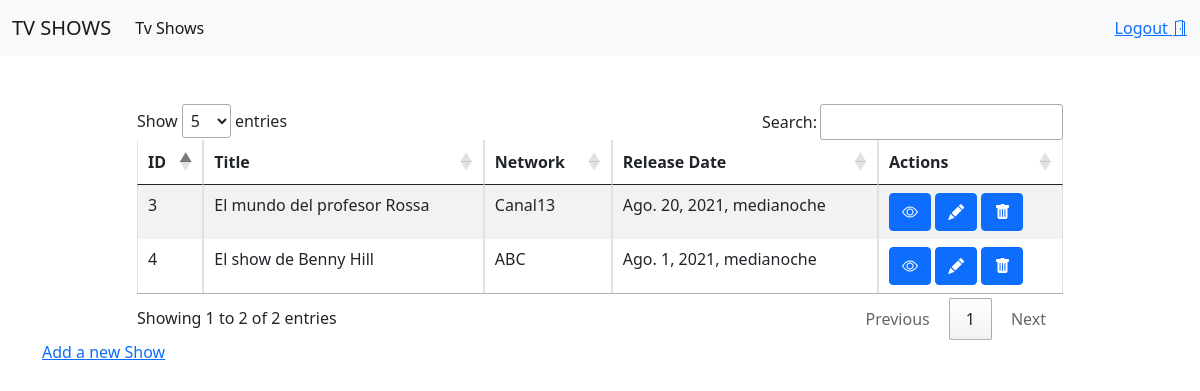
Screenshot of / (signed in) with the database file from the repository.
### app_shows/models.py (models this page shows)
class Show(models.Model):
    title = models.CharField(max_length=50,unique=True)
    release_date = models.DateTimeField()
    network= models.ForeignKey(Network,  related_name="shows", on_delete = models.CASCADE)
    descr= models.CharField(max_length=255)
    created_at = models.DateTimeField(auto_now_add=True)
    updated_at = models.DateTimeField(auto_now=True)
    objects = ShowManager()

class Network(models.Model):
    name = models.CharField(max_length=50,unique=True)
    created_at = models.DateTimeField(auto_now_add=True)
    updated_at = models.DateTimeField(auto_now=True)

### app_shows/decorators.py (the view)
    def wrapper(request,*args, **kwargs):
        if 'user' not in request.session:
            return redirect('/register')
        respuesta = func(request,*args, **kwargs)
        return respuesta

### app_shows/views.py (called while the page is built)
@login_required
def index(request):
    shows=Show.objects.all()
    logout='Logout'
    context = {
        "shows":shows,
        "logout":logout
    }
    return render(request, 'index.html', context)

### app_shows/templates/index.html (shortened to what this page needs)
{% extends './base.html' %}
{% block content %}
<div class="container mt-5">
    <div class="row">
        <div class="col"></div>
        <div class="col-10">
            <div class="table-responsive">
                <table id="shows" class="table table-striped table-bordered" width="100%" >
                    <thead>
                        <tr>
                            <th>ID</th>
                            <th>Title</th>
                            <th>Network</th>
                            <th>Release Date</th>
                            <th>Actions</th>
                        </tr>
                    </thead>
                    <tbody>
                    {% for show in shows %}
                        <tr>
                            <td> {{show.id}}</td>
                            <td> {{show.title}}</td>
                            <td> {{show.network.name}}</td>
                            <td> {{show.release_date}}</td>
                            <td><span data-placement="top" data-toggle="tooltip" title="View">
                                    <a href="/shows/{{show.id}}" class="btn btn-primary btn-xs" data-title="view" data-toogle="modal" data-target="#view">
                                        <i class="bi bi-eye"></i>
                                    </a>
                                </span>
                                <span data-placement="top" data-toggle="tooltip" title="Edit">
                                    <a href="/shows/{{show.id}}/edit" class="btn btn-primary btn-xs" data-title="view" data-toogle="modal" data-target="#view">
                                        <i class="bi bi-pencil-fill"></i>
                                    </a>
                                </span>
                                <span data-placement="top" data-toggle="tooltip" title="Delete">
                                    <a href="/shows/{{show.id}}/destroy" class="btn btn-primary btn-xs" data-title="view" data-bs-toggle="modal" data-bs-target="#confirm-delete">
                                        <i class="bi bi-trash-fill"></i>
                                    </a>
                                </span>
                            </td>
                        </tr>
                    {% endfor %}
                    </tbody>
                </table>
            </div>
        </div>
        <div class="col"></div>
    </div>
    <div class="row">
        <div class="col-8">
            <a href="/shows/create">Add a new Show</a>
        </div>
    </div>
</div>
{% endblock %}

### rows the page displays
Show: id "3", title "El mundo del profesor Rossa", network.name "Canal13", release_date "Ago. 20, 2021, medianoche"
Show: id "4", title "El show de Benny Hill", network.name "ABC", release_date "Ago. 1, 2021, medianoche"

### other values shown
{{ logout }} "Logout"
